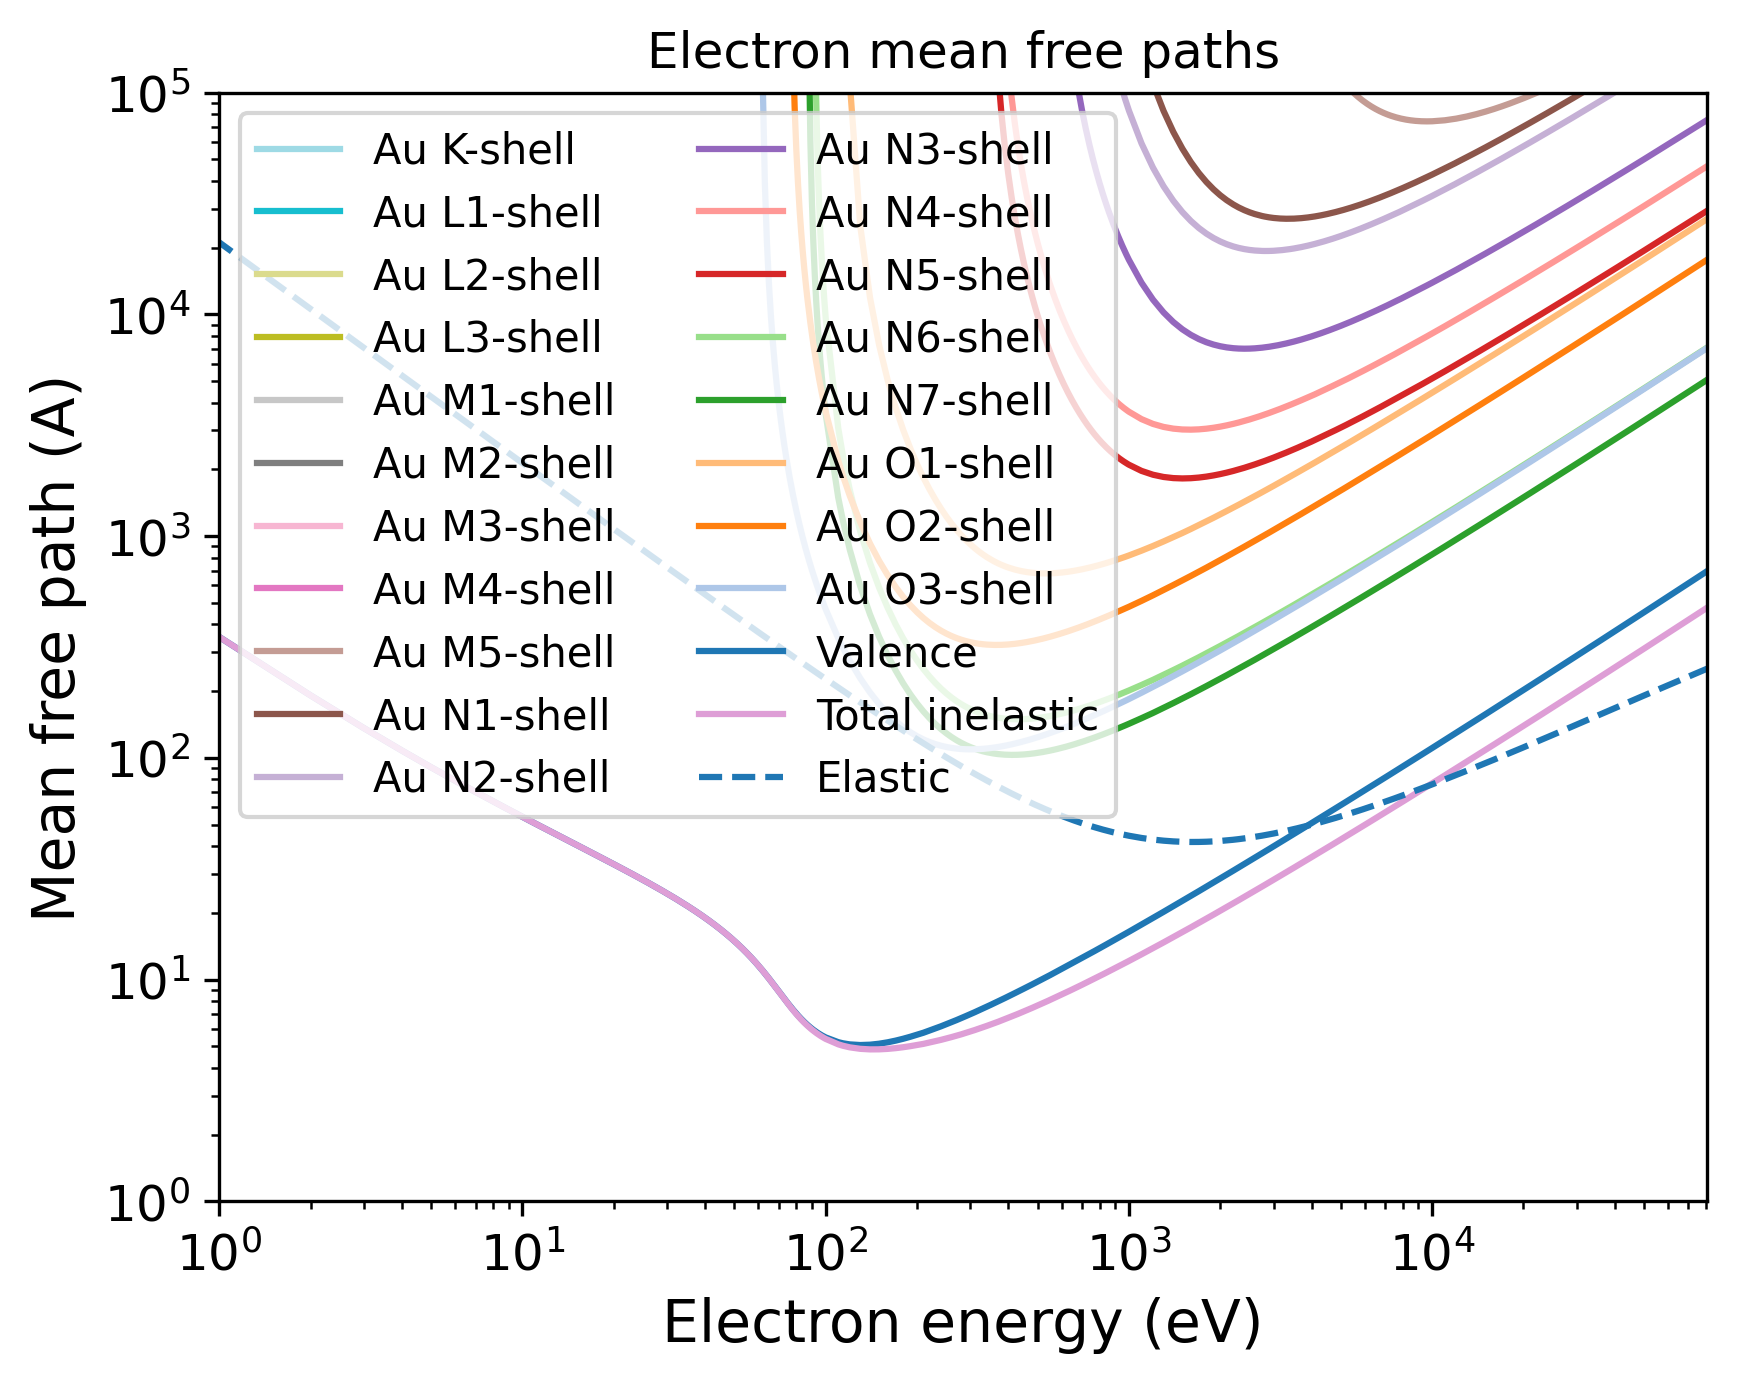

Generate this figure with Python:
import pandas as pd
import numpy as np
import matplotlib.pyplot as plt
import matplotlib.cm as cm
# Set the format:
plt.xlabel("Electron energy (eV)", fontsize=14)
plt.ylabel("Mean free path (A)", fontsize=14)
plt.xticks(fontsize=12)
plt.yticks(fontsize=12)
plt.grid(False)
# Set the axes:
# Read the output file:
df = pd.read_csv(r"OUTPUT_Gold_Electron_IMFP.dat", sep=r'\s+', header=None, comment="#", skipinitialspace=True)
plt.xscale("log")
plt.yscale("log")
# Prepare the plot:
columns_to_plot = [ 1, 2, 3, 4, 5, 6, 7, 8, 9, 10, 11, 12, 13, 14, 15, 16, 17, 18, 19, 20, 21]
labels = [ "Au K-shell", "Au L1-shell", "Au L2-shell", "Au L3-shell", "Au M1-shell", "Au M2-shell", "Au M3-shell", "Au M4-shell", "Au M5-shell", "Au N1-shell", "Au N2-shell", "Au N3-shell", "Au N4-shell", "Au N5-shell", "Au N6-shell", "Au N7-shell", "Au O1-shell", "Au O2-shell", "Au O3-shell", "Valence", "Total inelastic"]
# Create N distinct colors from a colormap
N = len(columns_to_plot)
colors = np.vstack([plt.cm.tab20(np.linspace(1, 0, 20)), plt.cm.tab20b(np.linspace(1, 0, 20))])
# Set line styles:
linestyles = [ "-", "-", "-", "-", "-", "-", "-", "-", "-", "-", "-", "-", "-", "-", "-", "-", "-", "-", "-", "-", "-"]
for i, col in enumerate(columns_to_plot):
    color = colors[i % len(colors)]
    ls    = linestyles[i % len(linestyles)]
    label = labels[i % len(labels)]
    plt.plot(df.iloc[:, 0], df.iloc[:, col],
    color=color,
    label=label,
    linestyle=ls)
# Add a curve from the second file
df2 = pd.read_csv(r"OUTPUT_Gold_Electron_EMFP.dat", sep=r'\s+', header=None, comment="#", skipinitialspace=True)
columns_to_plot2 = [ 2]
labels2 = [ "Elastic"]
# Create second part of the plot:
for col, label in zip(columns_to_plot2, labels2):
    plt.plot(df2.iloc[:, 0], df2.iloc[:, col], label=label, linestyle="--")
plt.xlim(1.00000000,80729.00100000)
plt.ylim(1.00000000,100000.00000000)
plt.title("Electron mean free paths")
plt.legend(loc="best", fontsize=10, ncol=2)
# Save the plot in this format:
plt.savefig("OUTPUT_MFP_electron.png", dpi=300, bbox_inches="tight")
